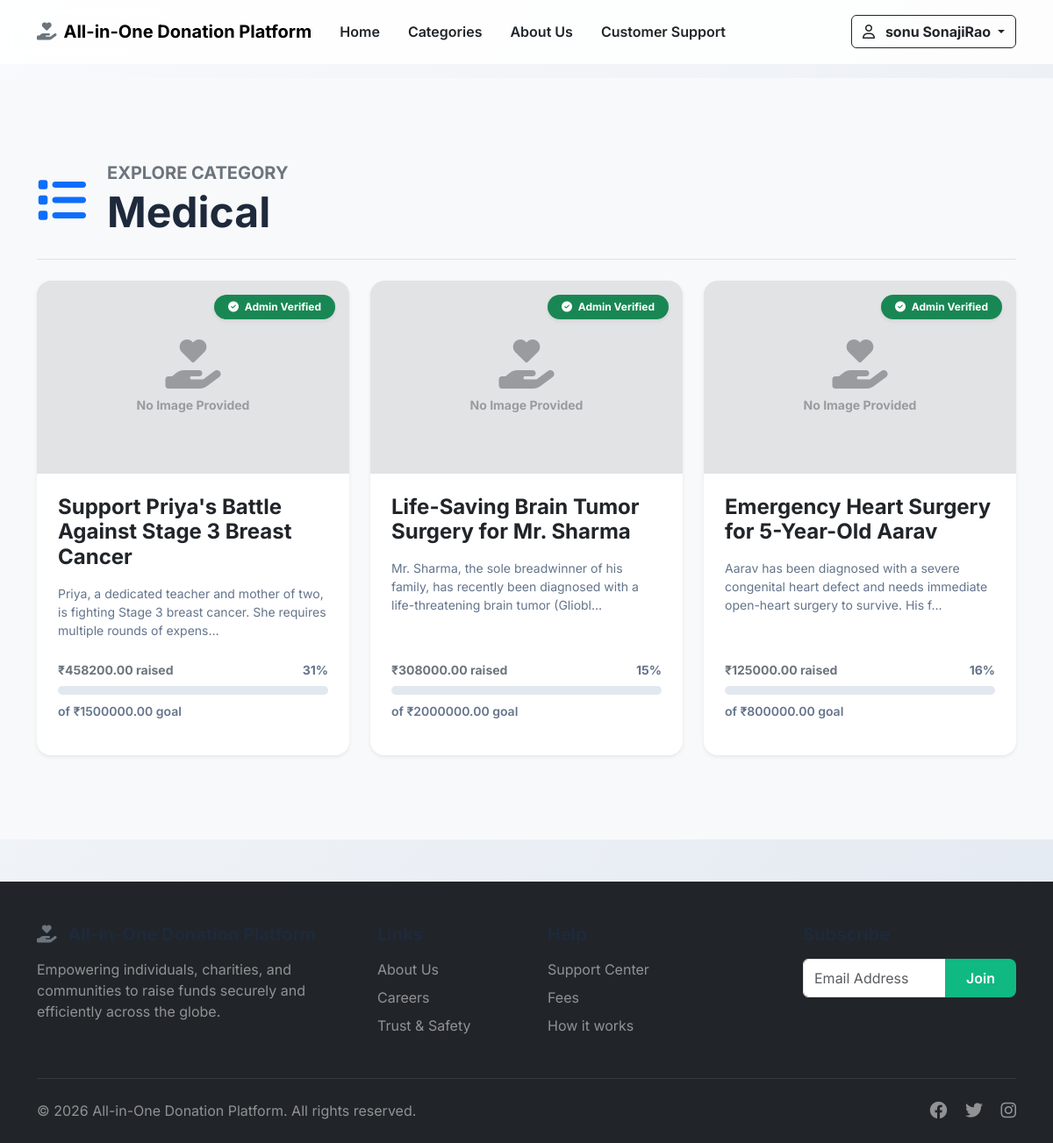
The app's page /category/medical/ (signed in) with its own data.
### accounts/models.py (models this page shows, shortened)
class User(AbstractUser):
    class Role(models.TextChoices):
        DONOR = 'DONOR', _('Donor')
        CAMPAIGN_OWNER = 'OWNER', _('Campaign Owner')
        ADMIN = 'ADMIN', _('Admin')
    email = models.EmailField(_('email address'), unique=True)
    phone_number = models.CharField(_('phone number'), max_length=15, unique=True, null=True, blank=True)
    otp_code = models.CharField(max_length=6, null=True, blank=True)
    otp_expiry = models.DateTimeField(null=True, blank=True)
    role = models.CharField(
        max_length=20,
        choices=Role.choices,
        default=Role.DONOR
    )
    profile_image = models.ImageField(upload_to='profiles/', null=True, blank=True)
    verified = models.BooleanField(default=False)
    USERNAME_FIELD = 'email'
    REQUIRED_FIELDS = ['username']
    objects = CustomUserManager()
    def is_admin_role(self):
        return self.role == self.Role.ADMIN

### campaigns/models.py (models this page shows, shortened)
class Category(models.Model):
    name = models.CharField(max_length=100, unique=True)
    slug = models.SlugField(max_length=100, unique=True)
    icon = models.ImageField(upload_to='categories/icons/', null=True, blank=True)
    class Meta:
        verbose_name_plural = "Categories"

class Campaign(models.Model):
    class Status(models.TextChoices):
        DRAFT = 'DRAFT', _('Draft')
        ACTIVE = 'ACTIVE', _('Active')
        COMPLETED = 'COMPLETED', _('Completed')
        CANCELLED = 'CANCELLED', _('Cancelled')
    owner = models.ForeignKey(settings.AUTH_USER_MODEL, on_delete=models.CASCADE, related_name='campaigns')
    title = models.CharField(max_length=200)
    description = models.TextField()
    goal_amount = models.DecimalField(max_digits=12, decimal_places=2)
    raised_amount = models.DecimalField(max_digits=12, decimal_places=2, default=0.00)
    image = models.ImageField(upload_to='campaigns/images/', null=True, blank=True)
    start_date = models.DateTimeField(auto_now_add=True)
    end_date = models.DateTimeField(null=True, blank=True)
    category = models.ForeignKey(Category, on_delete=models.SET_NULL, null=True, related_name='campaigns')
    location = models.CharField(max_length=255, blank=True)
    payment_qr_code = models.ImageField(upload_to='campaigns/qr_codes/', null=True, blank=True, help_text="Upload your UPI or Bank QR code here")
    status = models.CharField(
        max_length=20,
        choices=Status.choices,
        default=Status.DRAFT
    )
    approved = models.BooleanField(default=False)
    status_reason = models.TextField(blank=True, null=True, help_text="Reason for current status or rejection notes")
    amount_issued = models.DecimalField(max_digits=12, decimal_places=2, default=0.00, help_text="Total amount paid out to the seeker")
    created_at = models.DateTimeField(auto_now_add=True)
    updated_at = models.DateTimeField(auto_now=True)
    @property
    def progress_percentage(self):
        if self.goal_amount > 0:
            return round((self.raised_amount / self.goal_amount) * 100, 2)
        return 0

### core/views.py (the view)
# urls.py: path('category/<slug:slug>/', CategoryDetailView.as_view(), name='category_detail'),
class CategoryDetailView(DetailView):
    model = Category
    template_name = 'category_detail.html'
    context_object_name = 'category'
    def get_context_data(self, **kwargs):
        context = super().get_context_data(**kwargs)
        context['campaigns'] = self.object.campaigns.filter(
            status=Campaign.Status.ACTIVE,
            approved=True
        ).order_by('-raised_amount')
        context['all_categories'] = Category.objects.all()[:4] # Consistent with home page
        return context

### templates/category_detail.html (shortened to what this page needs)
{% extends 'base.html' %}
{% load static %}
{% block content %}
<section class="py-5 bg-light">
    <div class="container my-5">
        <div class="d-flex align-items-center mb-4 border-bottom pb-4">
            {% if category.icon %}
            <img src="{{ category.icon.url }}" alt="{{ category.name }}" style="width: 64px; height: 64px; object-fit: contain;" class="me-4 drop-shadow">
            {% else %}
            <i class="fa-solid fa-list text-primary display-4 me-4"></i>
            {% endif %}
            <div>
                <h5 class="text-secondary fw-bold text-uppercase mb-1">Explore Category</h5>
                <h1 class="fw-bolder display-5 mb-0 d-flex align-items-center">{{ category.name }}</h1>
            </div>
        </div>
        <div class="row g-4">
            {% if campaigns %}
                {% for campaign in campaigns %}
                <div class="col-12 col-md-6 col-lg-4">
                    <div class="card campaign-card h-100 border-0 shadow-sm hover-lift">
                        <div class="position-absolute top-0 end-0 m-3 z-3">
                            <span class="badge bg-success shadow-sm px-3 py-2 rounded-pill"><i class="fa-solid fa-check-circle me-1"></i> Admin Verified</span>
                        </div>
                        {% if campaign.image %}
                        <img src="{{ campaign.image.url }}" class="card-img-top campaign-image" alt="{{ campaign.title }}" style="height: 220px; object-fit: cover;">
                        {% else %}
                        <div class="card-img-top campaign-image bg-secondary-subtle d-flex align-items-center justify-content-center" style="height: 220px;">
                            <div class="text-center text-muted opacity-50">
                                <i class="fa-solid fa-hand-holding-heart display-4 mb-2"></i>
                                <p class="mb-0 small fw-bold">No Image Provided</p>
                            </div>
                        </div>
                        {% endif %}
                        <div class="card-body p-4 d-flex flex-column">
                            <h4 class="card-title fw-bold mb-3"><a href="{% url 'campaign_detail' campaign.pk %}" class="text-decoration-none text-dark stretched-link">{{ campaign.title }}</a></h4>
                            <p class="card-text text-muted-custom small mb-4 flex-grow-1">{{ campaign.description|truncatechars:120 }}</p>
                            <div class="mb-3">
                                <div class="d-flex justify-content-between fw-bold small text-muted-custom mb-2">
                                    <span class="text-secondary">₹{{ campaign.raised_amount }} raised</span>
                                    <span>{{ campaign.progress_percentage|floatformat:0 }}%</span>
                                </div>
                                <div class="progress-custom">
                                </div>
                                <div class="text-muted-custom small mt-2 fw-semibold">of ₹{{ campaign.goal_amount }} goal</div>
                            </div>
                        </div>
                    </div>
                </div>
                {% endfor %}
            {% endif %}
        </div>
    </div>
</section>
{% endblock %}

### templates/base.html (shortened to what this page needs)
{% load static %}
<!DOCTYPE html>
<html lang="en">
<head>
    <link href="https://cdn.jsdelivr.net/npm/bootstrap@5.3.0/dist/css/bootstrap.min.css" rel="stylesheet">
    <link rel="stylesheet" href="https://cdnjs.cloudflare.com/ajax/libs/font-awesome/6.4.0/css/all.min.css">
    <link rel="stylesheet" href="{% static 'css/styles.css' %}">
</head>
<body>
    <nav class="navbar navbar-expand-lg glass-nav sticky-top">
        <div class="container py-2">
            <a class="navbar-brand fw-bold mb-0 h1 text-primary-custom" href="/">
                <i class="fa-solid fa-hand-holding-heart text-secondary me-2"></i>All-in-One Donation Platform
            </a>
            <div class="collapse navbar-collapse" id="navbarNav">
                <ul class="navbar-nav me-auto mb-2 mb-lg-0">
                    <li class="nav-item">
                        <a class="nav-link fw-semibold px-3 {% if request.path == '/' %}text-primary-custom{% else %}text-dark{% endif %}" href="{% url 'home' %}">Home</a>
                    </li>
                    <li class="nav-item">
                        <a class="nav-link fw-semibold px-3 text-dark" href="{% url 'category_list' %}">Categories</a>
                    </li>
                    <li class="nav-item">
                        <a class="nav-link fw-semibold px-3 text-dark" href="{% if request.path == '/' %}#about{% else %}/#about{% endif %}">About Us</a>
                    </li>
                    <li class="nav-item">
                        <a class="nav-link fw-semibold px-3 text-dark" href="{% url 'my_tickets' %}">Customer Support</a>
                    </li>
                </ul>
                <div class="d-flex align-items-center">
                    {% if user.is_authenticated %}
                        <div class="dropdown">
                            <button class="btn btn-outline-dark fw-bold dropdown-toggle" type="button" data-bs-toggle="dropdown" aria-expanded="false">
                                <i class="fa-regular fa-user me-2"></i> {{ user.get_full_name|default:user.username }}
                            </button>
                        </div>
                    {% else %}
                        <a href="/login" class="nav-link fw-semibold me-4 text-dark d-none d-lg-block">Log in</a>
                        <a href="/login" class="btn btn-primary-custom">Start a Fundraiser</a>
                    {% endif %}
                </div>
            </div>
        </div>
    </nav>
    <main>
        {% block content %}{% endblock %}
    </main>
    <footer class="bg-dark text-white pt-5 pb-4 mt-5">
        <div class="container">
            <div class="row gx-5">
                <div class="col-md-4 mb-4">
                    <h5 class="fw-bold mb-3"><i class="fa-solid fa-hand-holding-heart text-secondary me-2"></i> All-in-One Donation Platform</h5>
                    <p class="text-white-50">Empowering individuals, charities, and communities to raise funds securely and efficiently across the globe.</p>
                </div>
                <div class="col-md-2 mb-4">
                    <h5 class="fw-bold mb-3">Links</h5>
                    <ul class="list-unstyled">
                        <li class="mb-2"><a href="#" class="text-white-50 text-decoration-none">About Us</a></li>
                        <li class="mb-2"><a href="#" class="text-white-50 text-decoration-none">Careers</a></li>
                        <li class="mb-2"><a href="#" class="text-white-50 text-decoration-none">Trust & Safety</a></li>
                    </ul>
                </div>
                <div class="col-md-3 mb-4">
                    <h5 class="fw-bold mb-3">Help</h5>
                    <ul class="list-unstyled">
                        <li class="mb-2"><a href="#" class="text-white-50 text-decoration-none">Support Center</a></li>
                        <li class="mb-2"><a href="#" class="text-white-50 text-decoration-none">Fees</a></li>
                        <li class="mb-2"><a href="#" class="text-white-50 text-decoration-none">How it works</a></li>
                    </ul>
                </div>
                <div class="col-md-3 mb-4">
                    <h5 class="fw-bold mb-3">Subscribe</h5>
                    <div class="input-group mb-3">
                        <input type="email" class="form-control" placeholder="Email Address" aria-label="Email">
                        <button class="btn btn-secondary-custom" type="button">Join</button>
                    </div>
                </div>
            </div>
            <hr class="border-secondary mt-2 mb-4">
            <div class="d-flex justify-content-between align-items-center">
                <span class="text-white-50">&copy; 2026 All-in-One Donation Platform. All rights reserved.</span>
                <div>
                    <a href="#" class="text-white-50 text-decoration-none me-3 h5"><i class="fa-brands fa-facebook"></i></a>
                    <a href="#" class="text-white-50 text-decoration-none me-3 h5"><i class="fa-brands fa-twitter"></i></a>
                    <a href="#" class="text-white-50 text-decoration-none h5"><i class="fa-brands fa-instagram"></i></a>
                </div>
            </div>
        </div>
    </footer>
</body>
</html>

### static/css/styles.css (style rules this page uses)
:root { --primary: #6366f1; --primary-hover: #4f46e5; --secondary: #10b981; --bg-gradient: linear-gradient(135deg, #f8fafc 0%, #e2e8f0 100%); --text-dark: #1e293b; --text-light: #64748b; --glass-bg: rgba(255, 255, 255, 0.7); --glass-border: rgba(255, 255, 255, 0.2); --shadow-sm: 0 1px 2px 0 rgba(0, 0, 0, 0.05); --shadow-md: 0 4px 6px -1px rgba(0, 0, 0, 0.1), 0 2px 4px -1px rgba(0, 0, 0, 0.06); --shadow-lg: 0 10px 15px -3px rgba(0, 0, 0, 0.1), 0 4px 6px -2px rgba(0, 0, 0, 0.05); }
body { font-family: 'Inter', sans-serif; background: var(--bg-gradient); color: var(--text-dark); min-height: 100vh; display: flex; flex-direction: column; }
main { flex: 1; }
.glass-nav { background: rgba(255, 255, 255, 0.85); backdrop-filter: blur(10px); border-bottom: 1px solid var(--glass-border); }
.btn-secondary-custom { background-color: var(--secondary); color: white; border: none; border-radius: 8px; padding: 10px 24px; font-weight: 600; transition: all 0.3s ease; }
.campaign-card { transition: all 0.4s cubic-bezier(0.4, 0, 0.2, 1); border: none; overflow: hidden; border-radius: 16px; background: white; }
.campaign-image { height: 200px; object-fit: cover; width: 100%; }
.progress-custom { height: 10px; border-radius: 5px; background-color: #e2e8f0; overflow: hidden; }
h1, h2, h3, h4, h5, h6 { font-weight: 700; color: var(--text-dark); }
.text-muted-custom { color: var(--text-light); }

### records on screen
User: get_full_name "sonu SonajiRao"
Category: name "Medical"
Campaign: image "No Image Provided", title "Support Priya's Battle Against Stage 3 Breast Cancer", description "Priya, a dedicated teacher and mother of two, is fighting Stage 3 breast cancer. She requires multiple rounds of expens…", raised_amount "458200.00", progress_percentage "31", goal_amount "1500000.00"
Campaign: image "No Image Provided", title "Life-Saving Brain Tumor Surgery for Mr. Sharma", description "Mr. Sharma, the sole breadwinner of his family, has recently been diagnosed with a life-threatening brain tumor (Gliobl…", raised_amount "308000.00", progress_percentage "15", goal_amount "2000000.00"
Campaign: image "No Image Provided", title "Emergency Heart Surgery for 5-Year-Old Aarav", description "Aarav has been diagnosed with a severe congenital heart defect and needs immediate open-heart surgery to survive. His f…", raised_amount "125000.00", progress_percentage "16", goal_amount "800000.00"
